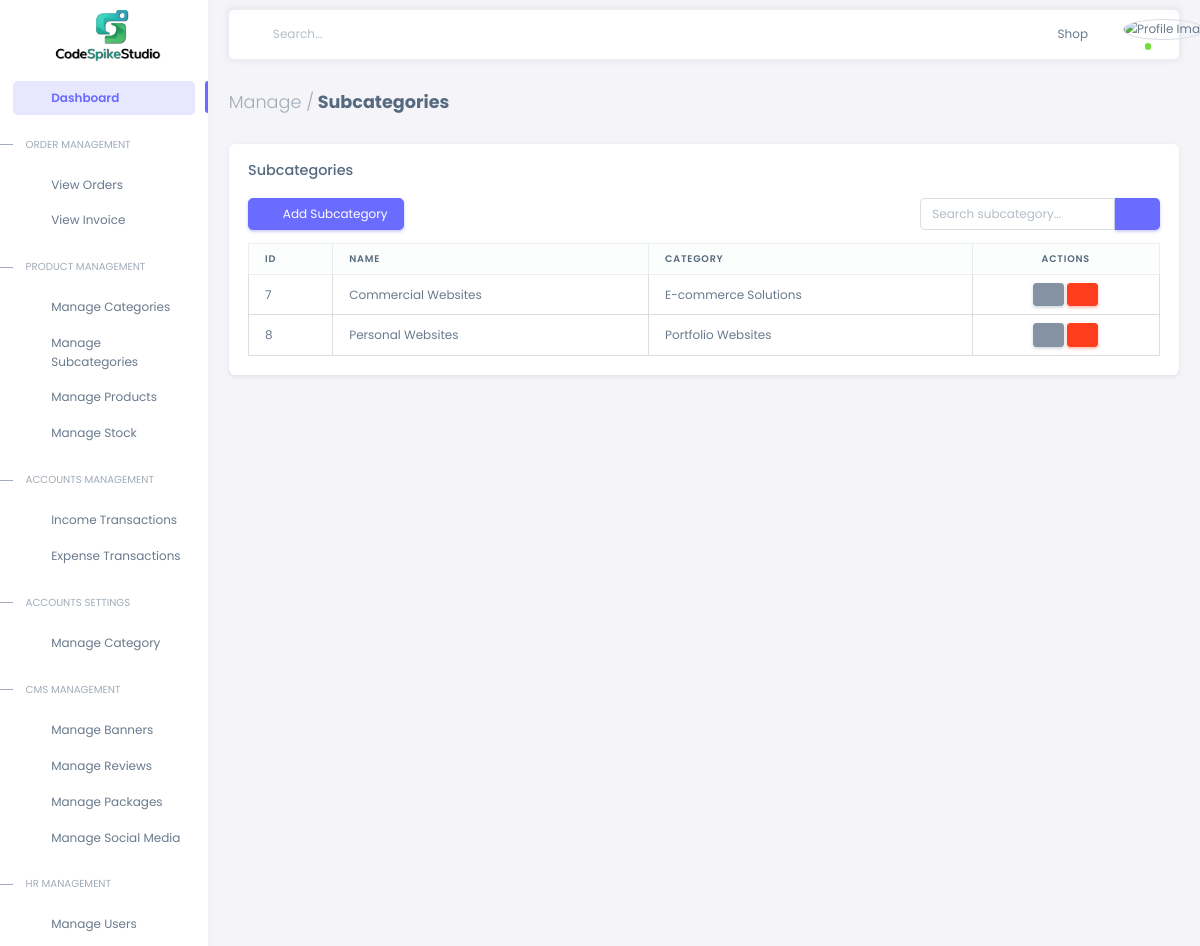
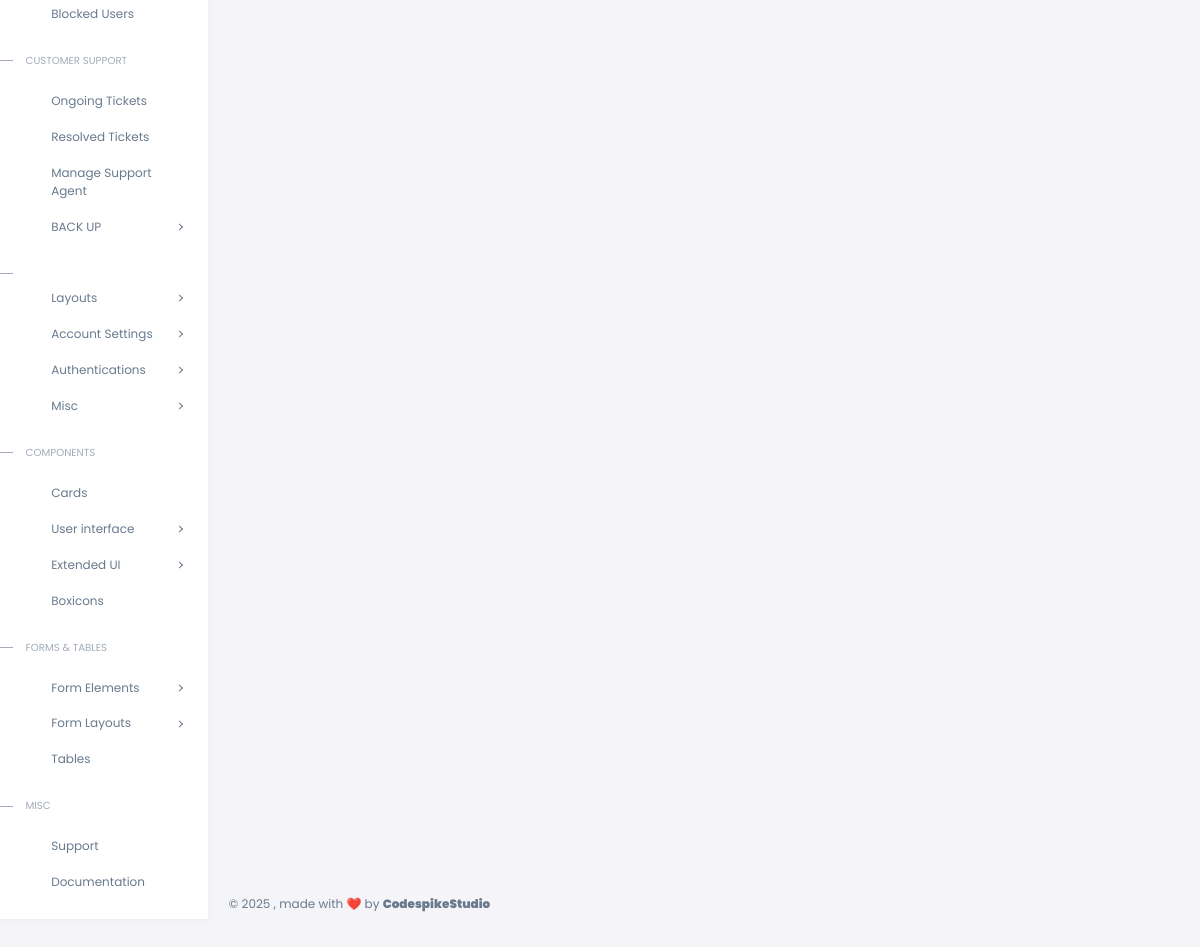
/subcategories/, run on the app's committed database (2 pictures, top to bottom).
### products/models.py (models this page shows, shortened)
class subcategory(models.Model):
    name = models.CharField(max_length=255)
    category = models.ForeignKey(Category, on_delete=models.CASCADE, related_name='subcategories')
    description = models.TextField()

class Category(models.Model):
    name = models.CharField(max_length=255)
    description = models.TextField()
    image = models.ImageField(upload_to='category_images/', null=True, blank=True)

### products/views.py (the view)
# urls.py: path('subcategories/', SubcategoryListView.as_view(), name='subcategory_list'),
class SubcategoryListView(ListView):
    model = subcategory
    template_name = 'admin_panel/subcategories.html'
    context_object_name = 'subcategories'
    def get_queryset(self):
        query = self.request.GET.get('search', '')
        if query:
            return subcategory.objects.filter(name__icontains=query)
        return super().get_queryset()
    def get_template_names(self):
        admin_mode = getattr(settings, 'ADMIN_PANEL_MODE', 'basic').lower()
        if admin_mode == 'advanced':
            return ['advadmin/subcategories.html']
        elif admin_mode == 'standard':
            return ['admin_panel/subcategories.html']  # If you have a standard mode template
        else:  # Default to basic
            return ['admin_panel/subcategories.html']
    def get_context_data(self, **kwargs):
        context = super().get_context_data(**kwargs)
        context['query'] = self.request.GET.get('search', '')
        return context

### templates/advadmin/subcategories.html (shortened to what this page needs)
{% extends 'advadmin/index.html' %}
{% load static %}
{% block content %}
<div class="content-wrapper">
  <div class="container-xxl flex-grow-1 container-p-y">
    <h4 class="fw-bold py-3 mb-4"><span class="text-muted fw-light">Manage /</span> Subcategories</h4>
    <div class="card">
      <h5 class="card-header">Subcategories</h5>
      <div class="card-body">
        <div class="d-flex justify-content-between mb-3">
          <a href="{% url 'add_subcategory' %}" class="btn btn-primary">
            <i class="bx bx-plus me-1"></i> Add Subcategory
          </a>
          <form method="GET" action="{% url 'subcategory_list' %}" class="d-flex" style="max-width: 300px;">
            <div class="input-group">
              <input type="text" name="search" class="form-control" placeholder="Search subcategory..." value="{{ query }}">
              <button type="submit" class="btn btn-primary">
                <i class="bx bx-search"></i>
              </button>
            </div>
          </form>
        </div>
        <div class="table-responsive">
          <table class="table table-bordered">
            <thead class="table-light">
              <tr>
                <th>ID</th>
                <th>Name</th>
                <th>Category</th>
                <th class="text-center">Actions</th>
              </tr>
            </thead>
            <tbody>
              {% for subcategory in subcategories %}
              <tr>
                <td>{{ subcategory.id }}</td>
                <td>{{ subcategory.name }}</td>
                <td>{{ subcategory.category.name }}</td>
                <td class="text-center">
                  <a href="{% url 'edit_subcategory' subcategory.id %}" class="btn btn-secondary btn-sm ">
                    <i class="bx bx-edit"></i>
                  </a>
                  <button class="btn btn-danger btn-sm" data-bs-toggle="modal" data-bs-target="#deleteModal"
                          data-subcategory-id="{{ subcategory.id }}" data-subcategory-name="{{ subcategory.name }}">
                    <i class="bx bx-trash"></i>
                  </button>
                </td>
              </tr>
              {% empty %}
              <tr>
                <td colspan="4" class="text-center py-4">No subcategories found</td>
              </tr>
              {% endfor %}
            </tbody>
          </table>
        </div>
      </div>
    </div>
  </div>
</div>
{% endblock %}

### data on the page
subcategory: id "7", name "Commercial Websites", category.name "E-commerce Solutions"
subcategory: id "8", name "Personal Websites", category.name "Portfolio Websites"
